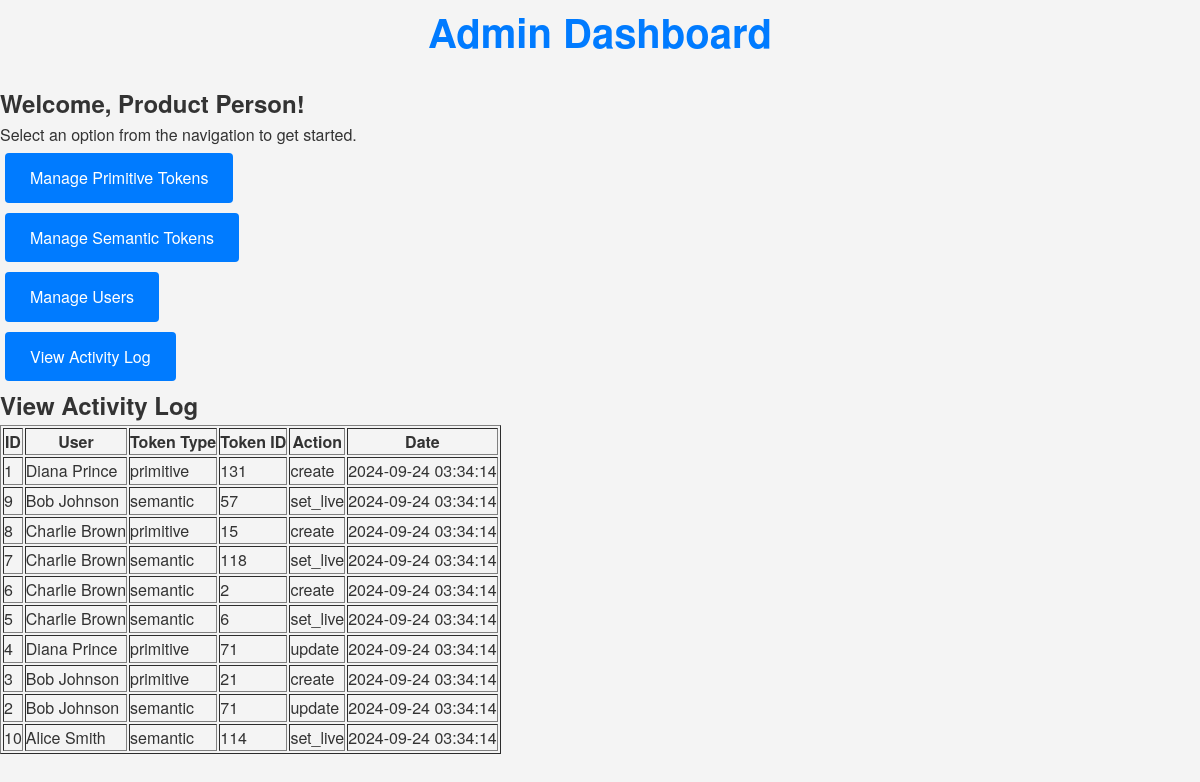
Screenshot of /pages/admin_dashboard.php?view=log with the database file from the repository.
### tables this page shows
CREATE TABLE activity_logs (
    id INT AUTO_INCREMENT PRIMARY KEY,
    user_id INT NOT NULL,
    token_type ENUM('primitive', 'semantic') NOT NULL,
    token_id INT NOT NULL,
    action ENUM('set_live', 'update', 'create', 'delete') NOT NULL,
    created_at TIMESTAMP DEFAULT CURRENT_TIMESTAMP,
    FOREIGN KEY (user_id) REFERENCES users(id) ON DELETE CASCADE
);

CREATE TABLE users (
    id INT AUTO_INCREMENT PRIMARY KEY,
    name VARCHAR(100) NOT NULL,
    email VARCHAR(100) NOT NULL UNIQUE,
    password VARCHAR(255) NOT NULL,
    department ENUM('product', 'engineering') NOT NULL,
    role ENUM('admin', 'engineer') NOT NULL,
    created_at TIMESTAMP DEFAULT CURRENT_TIMESTAMP
);

### models/ActivityLog.php (called while the page is built, shortened)
<?php
class ActivityLog {
    private $conn;
    private $table_name = "activity_logs";
    public function __construct($db) {
        $this->conn = $db;
    }
    public function read() {
        $query = "SELECT
                    activity_logs.id,
                    users.name AS user_name,
                    activity_logs.token_type,
                    activity_logs.token_id,
                    activity_logs.action,
                    activity_logs.created_at
                  FROM " . $this->table_name . "
                  LEFT JOIN users ON activity_logs.user_id = users.id
                  ORDER BY activity_logs.created_at DESC";
        $stmt = $this->conn->prepare($query);
        $stmt->execute();
        return $stmt;
    }
}

### pages/activity_log_view.php (the view, shortened to what this page needs)
<?php
include_once '../models/ActivityLog.php';
$database = new Database();
$db = $database->getConnection();
$activityLog = new ActivityLog($db);
$stmt = $activityLog->read();
$logs = $stmt->fetchAll(PDO::FETCH_ASSOC);
?>
<h2>View Activity Log</h2>
<table border="1">
    <thead>
        <tr>
            <th>ID</th>
            <th>User</th>
            <th>Token Type</th>
            <th>Token ID</th>
            <th>Action</th>
            <th>Date</th>
        </tr>
    </thead>
    <tbody>
        <?php foreach ($logs as $log) : ?>
            <tr>
                <td><?php echo htmlspecialchars($log['id']); ?></td>
                <td><?php echo htmlspecialchars($log['user_name']); ?></td>
                <td><?php echo htmlspecialchars($log['token_type']); ?></td>
                <td><?php echo htmlspecialchars($log['token_id']); ?></td>
                <td><?php echo htmlspecialchars($log['action']); ?></td>
                <td><?php echo htmlspecialchars($log['created_at']); ?></td>
            </tr>
        <?php endforeach; ?>
    </tbody>
</table>

### pages/admin_dashboard.php (shortened to what this page needs)
<?php
$view = isset($_GET['view']) ? $_GET['view'] : 'home';
?>
<!DOCTYPE html>
<html lang="en">
<head>
    <link rel="stylesheet" href="../assets/styles.css">
</head>
<body>
    <div class="admin-dashboard">
        <h1>Admin Dashboard</h1>
        <div>
            <h2>Welcome, Product Person!</h2>
            <p>Select an option from the navigation to get started.</p>
        </div>
        <nav class="admin-nav">
            <ul>
                <li><a href="/chrisayala_finalproject/pages/admin_dashboard.php?view=primitive" class="btn">Manage Primitive Tokens</a></li>
                <li><a href="/chrisayala_finalproject/pages/admin_dashboard.php?view=semantic" class="btn">Manage Semantic Tokens</a></li>
                <li><a href="/chrisayala_finalproject/pages/admin_dashboard.php?view=users" class="btn">Manage Users</a></li>
                <li><a href="/chrisayala_finalproject/pages/admin_dashboard.php?view=log" class="btn">View Activity Log</a></li>
            </ul>
        </nav>
        <div class="admin-content">
            <?php
            switch ($view) {
                case 'log':
                    include 'activity_log_view.php';
                    break;
                    ?>
                    <?php
            }
            ?>
        </div>
    </div>
</body>
</html>

### assets/styles.css (style rules this page uses)
* { margin: 0; padding: 0; box-sizing: border-box; }
body { font-family: 'Helvetica Neue', Arial, sans-serif; background-color: #F4F4F4; color: #333333; line-height: 1.6; }
.engineer-dashboard h1, .admin-dashboard h1 { font-size: 2.5rem; color: #007BFF; margin-bottom: 20px; text-align: center; }
.btn { display: inline-block; padding: 12px 25px; margin: 5px; font-size: 1rem; color: #ffffff; background-color: #007bff; text-decoration: none; border-radius: 4px; transition: background-color 0.3s ease; }

### rows the page displays
activity_logs: id "1", user.name "Diana Prince", token_type "primitive", token "131", action "create", created_at "2024-09-24 03:34:14"
activity_logs: id "9", user.name "Bob Johnson", token_type "semantic", token "57", action "set_live", created_at "2024-09-24 03:34:14"
activity_logs: id "8", user.name "Charlie Brown", token_type "primitive", token "15", action "create", created_at "2024-09-24 03:34:14"
activity_logs: id "7", user.name "Charlie Brown", token_type "semantic", token "118", action "set_live", created_at "2024-09-24 03:34:14"
activity_logs: id "6", user.name "Charlie Brown", token_type "semantic", token "2", action "create", created_at "2024-09-24 03:34:14"
activity_logs: id "5", user.name "Charlie Brown", token_type "semantic", token "6", action "set_live", created_at "2024-09-24 03:34:14"
activity_logs: id "4", user.name "Diana Prince", token_type "primitive", token "71", action "update", created_at "2024-09-24 03:34:14"
activity_logs: id "3", user.name "Bob Johnson", token_type "primitive", token "21", action "create", created_at "2024-09-24 03:34:14"
activity_logs: id "2", user.name "Bob Johnson", token_type "semantic", token "71", action "update", created_at "2024-09-24 03:34:14"
activity_logs: id "10", user.name "Alice Smith", token_type "semantic", token "114", action "set_live", created_at "2024-09-24 03:34:14"
